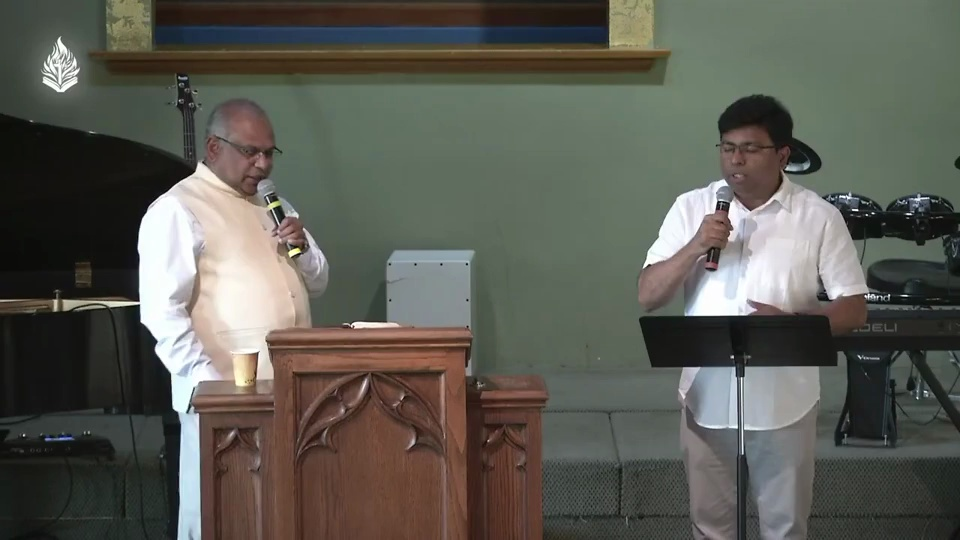
#> input picture testing/fixtures/tracking/stage/frames/august-dual-walk-0.jpg, 960 x 540 px; its folder holds only this picture in this run
$ python -i structural_markers.py   (imports and definitions only)
#> lines starting #> are read from the running program, lines starting #| are printed output that depends on the picture
#> further down, picture is the input picture: shape (540, 960, 3); mean B, G, R 83.4, 91.5, 91.6
from __future__ import annotations

from collections import defaultdict
from dataclasses import dataclass
from typing import Any, Iterable, Sequence

import cv2
import numpy as np


@dataclass(frozen=True, slots=True)
class StructuralFeatureIndex:
    image_size: tuple[int, int]
    points: np.ndarray
    descriptors: np.ndarray
    structure_scores: np.ndarray


# [463 lines left out: functions select_structural_markers, assign_global_marker_ids, build_structural_feature_index, guided_structural_markers, merge_structural_markers, marker_atlas and 5 more, not called in this run]


def _structural_response(image: np.ndarray) -> np.ndarray:
    """Score corners supported by architectural-scale horizontal/vertical edges.

    Standalone corner detectors strongly prefer books, music equipment, and
    other small objects that happen to be stationary during one sweep.  A
    calibration landmark must instead sit on a long, dominant scene line.
    This retains door/window frames, stage and step edges, wall boundaries,
    and the long members/end caps of fixed pews while suppressing most props.
    """

    gray = cv2.cvtColor(image, cv2.COLOR_BGR2GRAY)
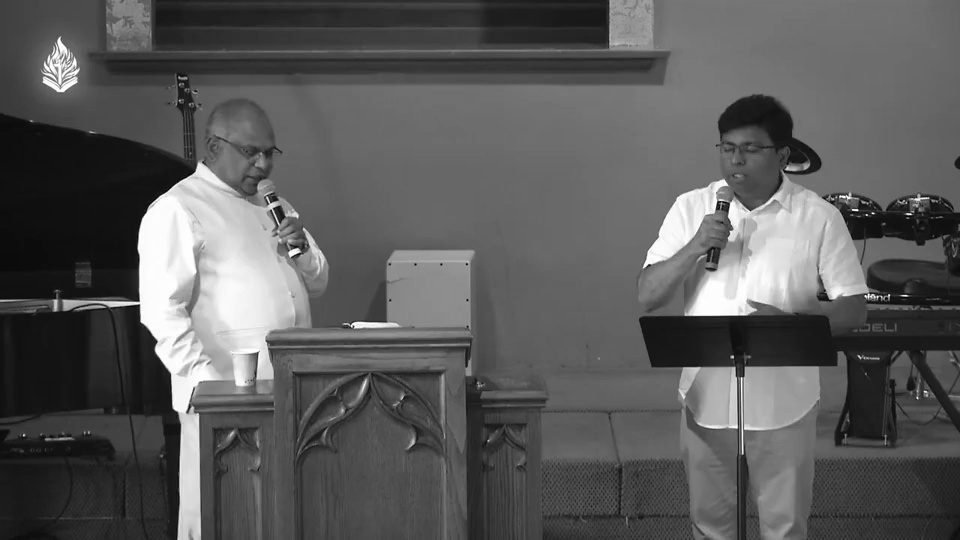
#> gray: shape (540, 960); min 0, max 255, mean 90.6
    corner = cv2.cornerMinEigenVal(gray, blockSize=5, ksize=3)
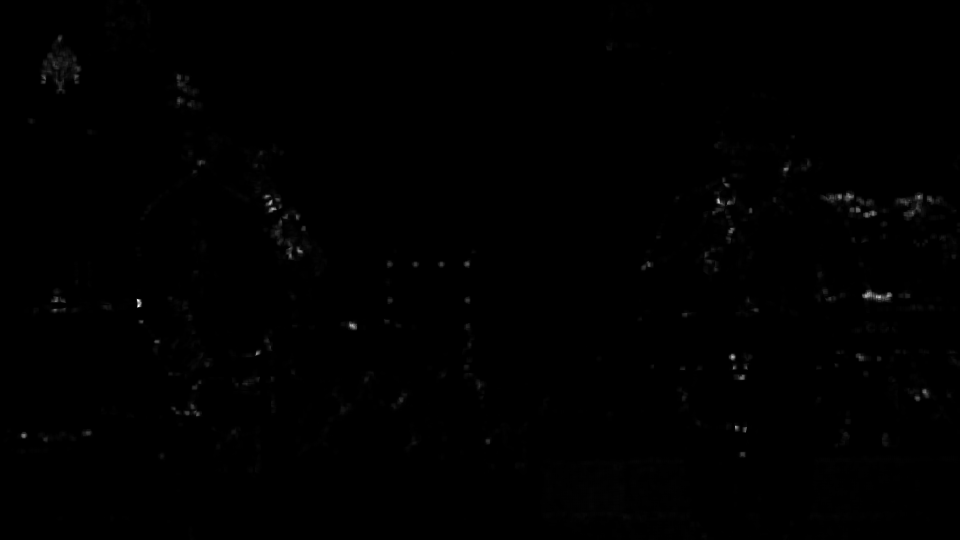
#> corner: shape (540, 960) float32; min -4.55e-13, max 0.137, mean 0.000431; drawn with min black and max white
    corner_maximum = float(corner.max())
#> corner_maximum = 0.137
    if corner_maximum > 1e-12:
        corner = corner / corner_maximum

    edges = cv2.Canny(gray, 60, 150, apertureSize=3)
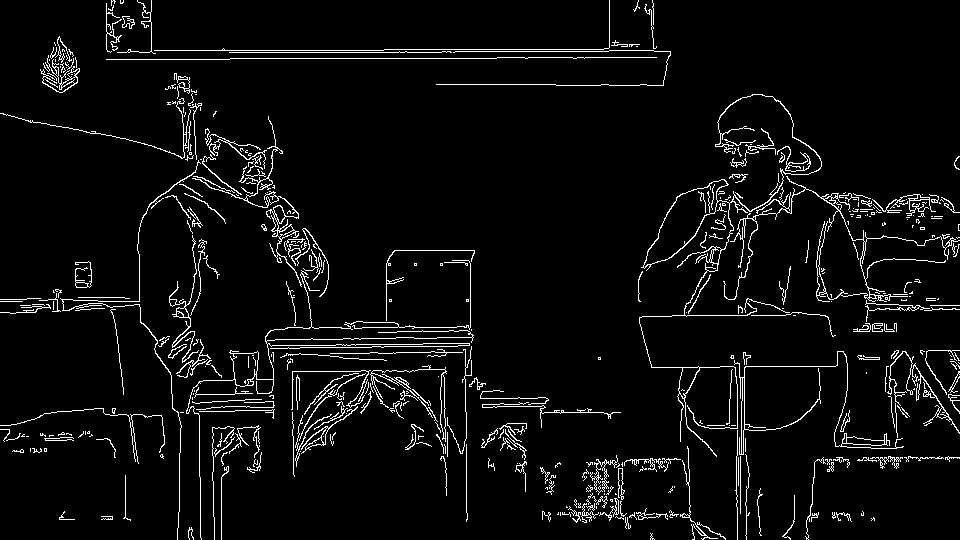
#> edges: shape (540, 960); 4.8% white in thin lines or dots
    minimum_length = max(72, round(min(image.shape[:2]) * 0.085))
#> minimum_length = 72
    lines = cv2.HoughLinesP(
        edges,
        1,
        np.pi / 180.0,
        threshold=45,
        minLineLength=minimum_length,
        maxLineGap=18,
    )
#> lines = 111 rows, first 6: [230, 58, 496, 58], [229, 52, 454, 52], [151, 50, 383, 50], [442, 51, 608, 51], [384, 49, 603, 49], [465, 407, 543, 405]
    line_map = np.zeros(gray.shape, dtype=np.float32)
    if lines is not None:
        diagonal = float(np.hypot(image.shape[1], image.shape[0]))
#> diagonal = 1101.5
        for raw in lines[:, 0, :]:
            x1, y1, x2, y2 = (int(value) for value in raw)
            length = float(np.hypot(x2 - x1, y2 - y1))
            angle = abs(float(np.arctan2(y2 - y1, x2 - x1))) % (np.pi / 2.0)
            axis_delta = min(angle, (np.pi / 2.0) - angle)
            if axis_delta > np.deg2rad(16.0):
                continue
            weight = min(1.0, length / max(1.0, diagonal * 0.18))
            cv2.line(line_map, (x1, y1), (x2, y2), weight, 7, cv2.LINE_AA)
            cv2.circle(line_map, (x1, y1), 12, min(1.0, weight + 0.18), -1, cv2.LINE_AA)
            cv2.circle(line_map, (x2, y2), 12, min(1.0, weight + 0.18), -1, cv2.LINE_AA)
#> this loop made 111 passes
#> (x1, y1, x2, y2, length, angle, axis_delta, weight) on passes 1 to 12: (230, 58, 496, 58, 266, 0, 0, 1), (229, 52, 454, 52, 225, 0, 0, 1), (151, 50, 383, 50, 232, 0, 0, 1), (442, 51, 608, 51, 166, 0, 0, 0.837), (384, 49, 603, 49, 219, 0, 0, 1), (465, 407, 543, 405, 78.03, 0.0256, 0.0256, 0.394), (325, 347, 438, 346, 113, 0.00885, 0.00885, 0.57), (867, 310, 939, 308, 72.03, 0.0278, 0.0278, 0.363), (743, 352, 745, 454, 102, 1.55, 0.0196, 0.515), (254, 371, 414, 371, 160, 0, 0, 0.807), (436, 84, 555, 84, 119, 0, 0, 0.6), (319, 393, 409, 387, 90.2, 0.0666, 0.0666, 0.455)
#> (x1, y1, x2, y2, length, angle, axis_delta) on passes 15, 20, 22, 23, 28, 29: (243, 176, 326, 259, 117.4, 0.785, 0.785), (241, 178, 328, 265, 123, 0.785, 0.785), (244, 171, 317, 244, 103.2, 0.785, 0.785), (246, 197, 328, 266, 107.2, 0.7, 0.7), (293, 439, 381, 396, 97.94, 0.455, 0.455), (684, 245, 791, 199, 116.5, 0.406, 0.406)
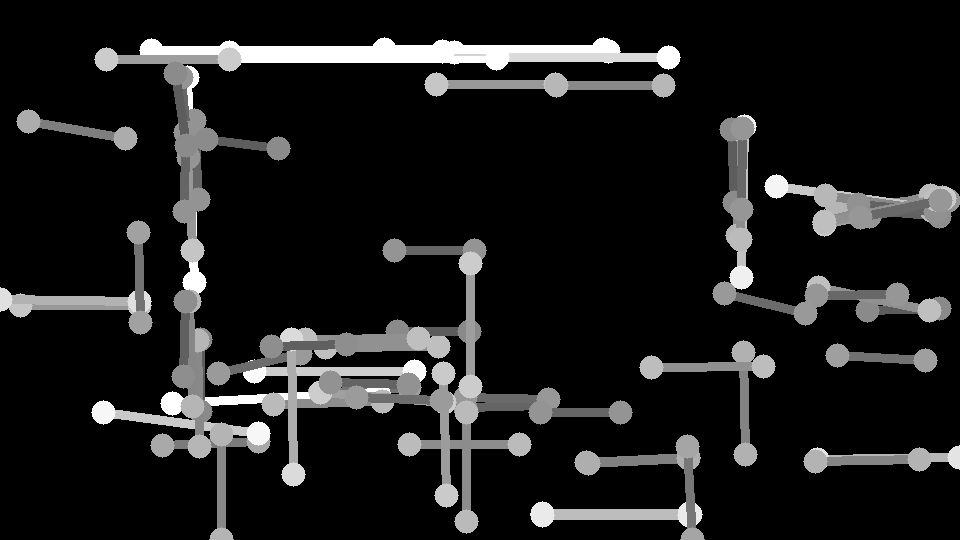
#> line_map: shape (540, 960) float32; min 0, max 1, mean 0.108
    line_map = cv2.GaussianBlur(line_map, (0, 0), sigmaX=2.5, sigmaY=2.5)
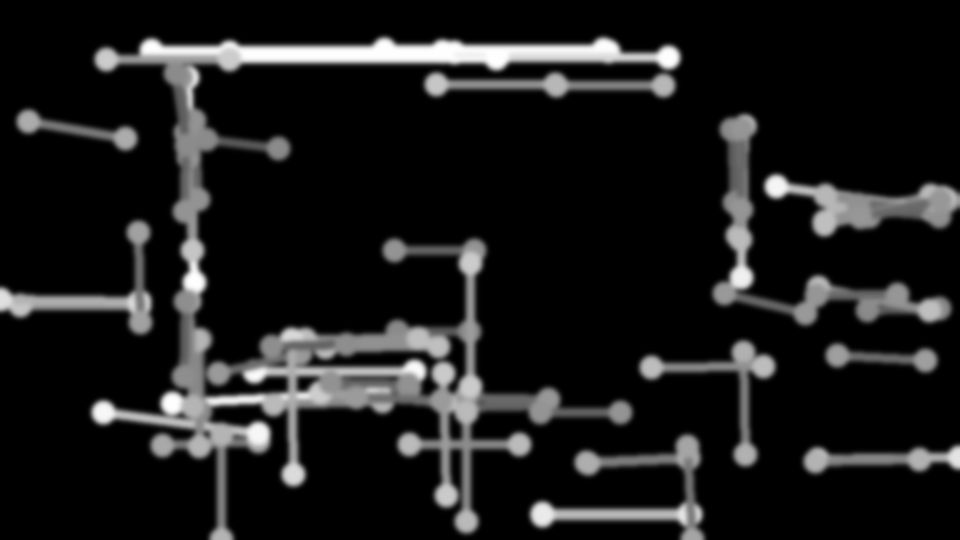
#> line_map: shape (540, 960) float32; min 0, max 1, mean 0.108
    maximum = float(line_map.max())
#> maximum = 1
    if maximum > 1e-12:
        line_map = line_map / maximum
    # Line support is mandatory. Corner strength only ranks features already
    # attached to a dominant scene edge; it can never admit a small object by
    # itself.
    return line_map * (0.55 + np.sqrt(np.clip(corner, 0.0, 1.0)) * 0.45)
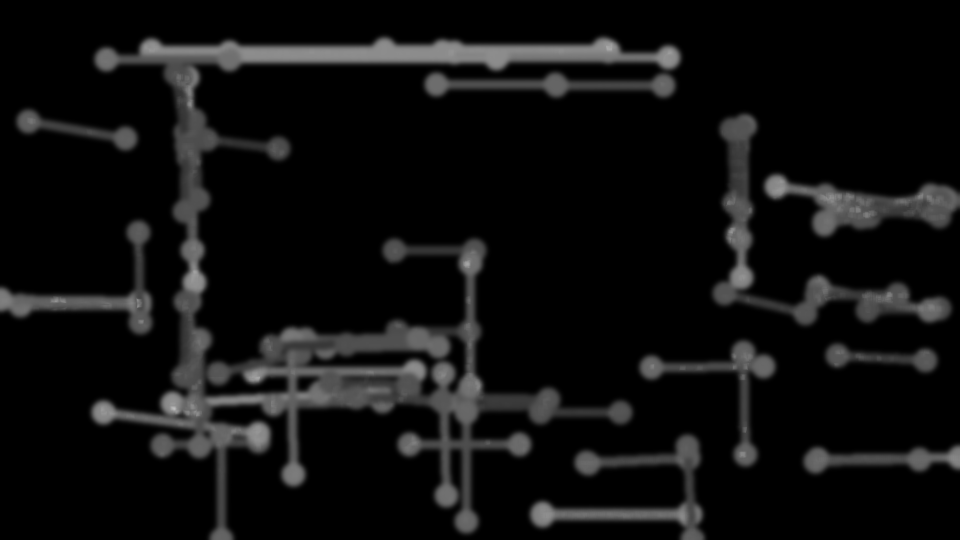
#> returned value: shape (540, 960) float32; min 0, max 0.746, mean 0.0619


# [43 lines left out: function _balanced_select, not called in this run]

>>> import cv2
>>> picture = cv2.imread('../../../testing/fixtures/tracking/stage/frames/august-dual-walk-0.jpg')
>>> result = _structural_response(picture)

$ run again, on testing/fixtures/tracking/stage/frames/august-dual-walk-12.jpg
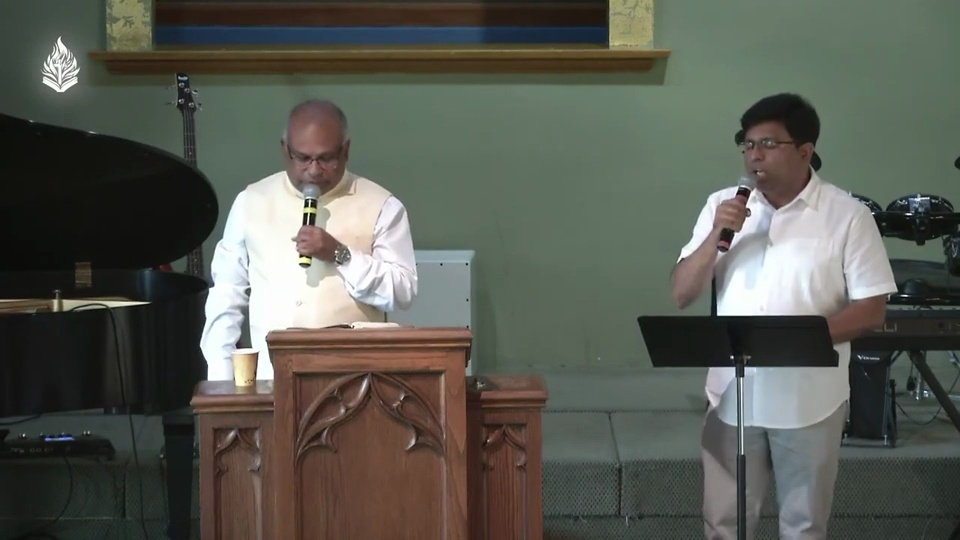
#> input picture testing/fixtures/tracking/stage/frames/august-dual-walk-12.jpg, 960 x 540 px
#> picture is the input picture: shape (540, 960, 3); mean B, G, R 82.1, 90.5, 88.4
#> corner_maximum = 0.119
#> in _structural_response, `edges = cv2.Canny(gray, 60, 150, apertureSize=3)`:
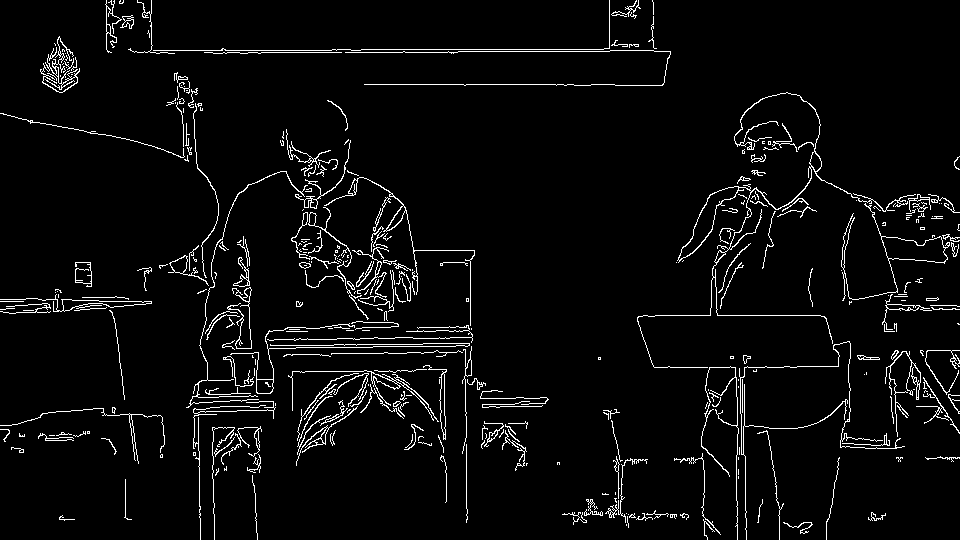
#> edges: shape (540, 960); 4.2% white in thin lines or dots
#> lines = 79 rows, first 6: [332, 49, 603, 49], [204, 52, 457, 52], [130, 50, 360, 50], [364, 84, 614, 84], [643, 315, 820, 315], [448, 51, 609, 51]
#> the loop in _structural_response, `for raw in lines[:, 0, :]:` made 79 passes
#> (x1, y1, x2, y2, length, angle, axis_delta, weight) on passes 1 to 8: (332, 49, 603, 49, 271, 0, 0, 1), (204, 52, 457, 52, 253, 0, 0, 1), (130, 50, 360, 50, 230, 0, 0, 1), (364, 84, 614, 84, 250, 0, 0, 1), (643, 315, 820, 315, 177, 0, 0, 0.893), (448, 51, 609, 51, 161, 0, 0, 0.812), (465, 406, 541, 406, 76, 0, 0, 0.383), (654, 367, 796, 367, 142, 0, 0, 0.716)
#> maximum = 1
#> in _structural_response, `return line_map * (0.55 + np.sqrt(np.clip(corner, 0.0, 1.0)) * 0.45)`:
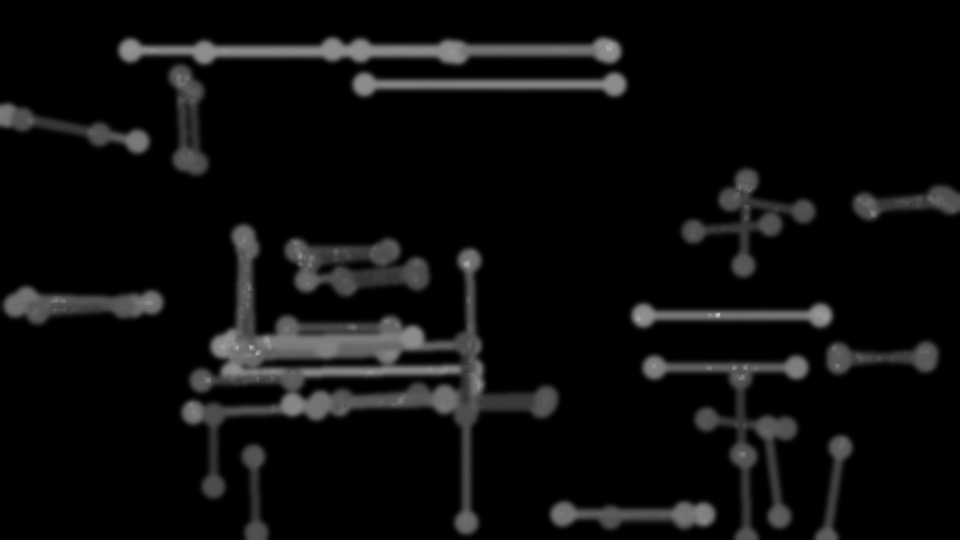
#> returned value: shape (540, 960) float32; min 0, max 0.81, mean 0.0523
